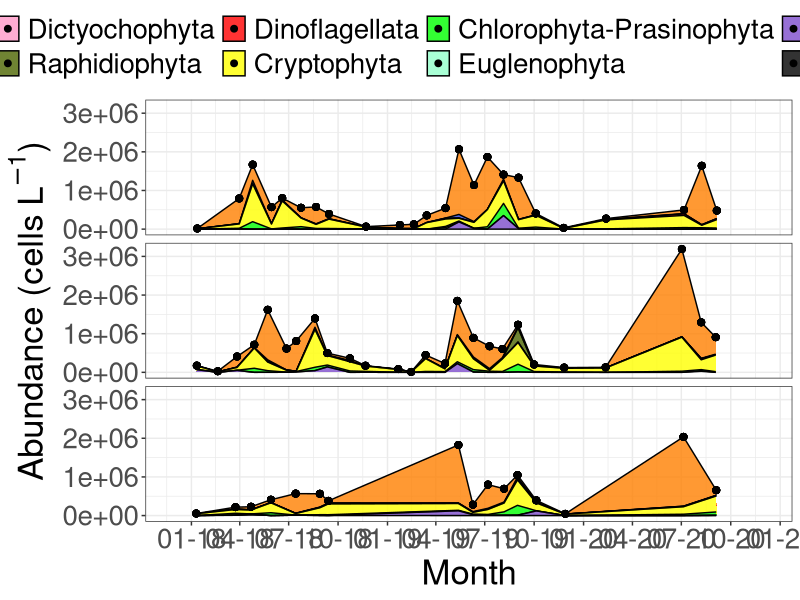
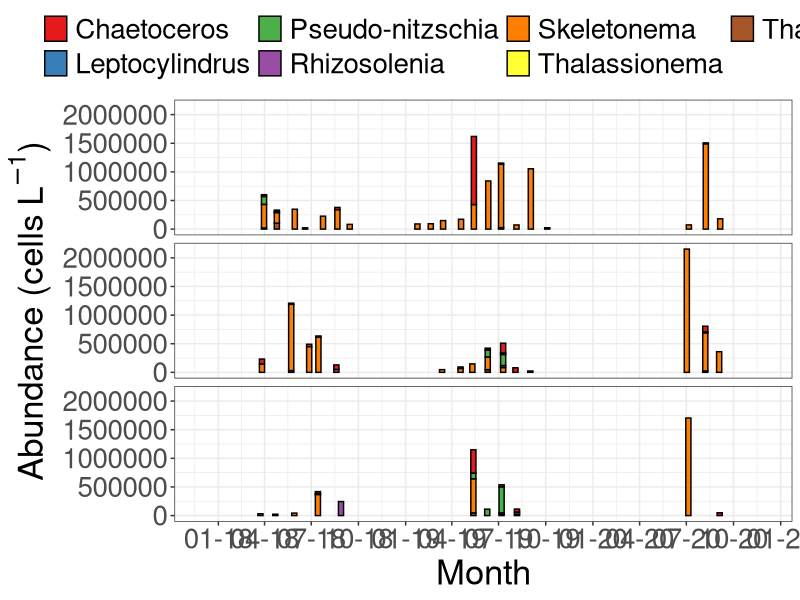
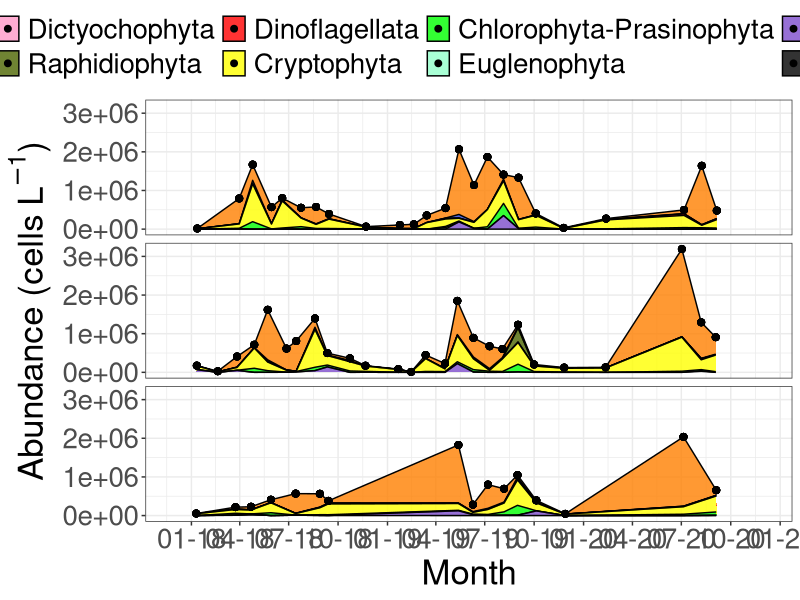
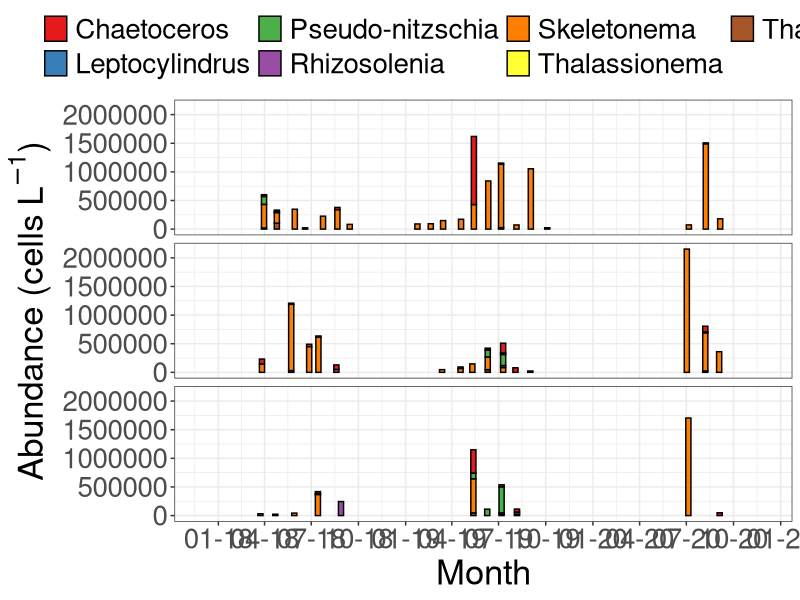

These charts were generated, in order, by the following R code: (Note: this script raises an error after producing the figures.)
## ---- chunk 1
#Load packages
library(tidyverse)
library(patchwork)
library(here)
library(readr)
## ---- chunk 2
#Upload output from OBIS taxonomy matching/formatting
micro <- read_csv(here("output_worms_matching", "calvert_2018_2020.csv"))

micro$date <- as.Date(micro$date, "%Y-%m-%d")

## ---- chunk 3
#Selecting pertinent columns.
micro <- micro %>% 
  select(date, site_id, group, scientificName, AphiaID, 
         scientificName_accepted = valid_name, 
         rank, kingdom:genus, lifeStage:identificationRemark,
         count = counts)
## ---- chunk 4
#Chaetoceros is missing Louis group - adding here but need to go back and fix in original file

micro <- micro %>% 
  mutate(group = case_when(scientificName == "Chaetoceros" ~
                             "Bacillariophyta",
                           TRUE ~ as.character(group)))

#Checking distinct group/species
micro_distinct <- micro %>% 
  distinct(group, scientificName) %>% 
  arrange(group)

#Interesting - unknown flagallete bearing and unknown very small flagellate should probably be summed/grouped in original sheets. I wonder if this is a difference between sheets or if both existed, and I didn't account for this. Only the 2020 qu39 data had any counts for this - so they would have been removed from the other sheets, but kept here. I need to fix this - although it might not be an issue, as I class it as protozoa, so wouldn't it just be grouped in the obis matching stage? Hmm need to think about this.


#making group for protozoa chlorophyta as unknown
micro_distinct_fix <- micro_distinct %>%
  mutate(group = case_when(scientificName == "Protozoa" & 
                             group == "Unknown flagellae-bearing cells" ~
                             "Unknown_flagellate",
                           scientificName == "Protozoa" & 
                             group == "Unknown very small flagellated species" ~
                             "Unknown_flagellate",
                           scientificName == "Protozoa" & 
                             group == "Dinoflagellata" ~
                             "Unknown_Dinophyceae?",
                           scientificName == "Protozoa" & 
                             group == "Chlorophyta" ~
                             "Unknown_Chlorophyta?",
                           scientificName == "Protozoa" & 
                             group == "Chlorophyta-Prasinophyta" ~
                             "Unknown_Chlorophyta?",
                           TRUE ~ as.character(group)))

micro <- micro %>%
  mutate(group = case_when(scientificName == "Protozoa" & 
                             group == "Unknown flagellae-bearing cells" ~
                             "Unknown_flagellate",
                           scientificName == "Protozoa" & 
                             group == "Unknown very small flagellated species" ~
                             "Unknown_flagellate",
                           scientificName == "Protozoa" & 
                             group == "Dinoflagellata" ~
                             "Unknown_Dinophyceae?",
                           scientificName == "Protozoa" & 
                             group == "Chlorophyta" ~
                             "Unknown_Chlorophyta?",
                           scientificName == "Protozoa" & 
                             group == "Chlorophyta-Prasinophyta" ~
                             "Unknown_Chlorophyta?",
                           TRUE ~ as.character(group)))

micro <- micro %>%
  mutate(group = case_when(group == "Chlorophyta" ~ "Chlorophyta-Prasinophyta",
                           group == "Dictyophyta" ~ "Dictyochophyta",
                           group == "Haptophyta" ~ "Prymnesiophyta-Haptophyta",
                           TRUE ~ as.character(group)))

## ---- chunk 5
#Designating photosynthetic species - Dictyochophyta was different in one sheet and needed to be added also:
  #Prymnesiophyta-Haptophyta
  #Chlorophyta-Prasinophyta

#Actually, need to fix these things earlier as I sum groups and these differences will not let thier counts be summed.

micro <- micro %>% 
  mutate(trophicStatus = case_when(group == "Bacillariophyta" ~ "auto",
                                   group == "Chlorophyta" ~ "auto",
                                   group == "Chlorophyta-Prasinophyta" ~ "auto",
                                   group == "Choanoflagellata" ~ "hetero",
                                   group == "Chrysophyta" ~ "auto",
                                   group == "Ciliophora" ~ "hetero",
                                   group == "Cryptophyta" ~ "auto",
                                   group == "Cyanobacteria" ~ "auto",
                                   group == "Dictyophyta" ~ "auto",
                                   group == "Dictyochophyta" ~ "auto",
                                   group == "Dinoflagellata" ~ "auto",
                                   group == "Ebriidea" ~ "hetero",
                                   group == "Euglenophyta" ~ "auto",
                                   group == "Haptophyta" ~ "auto",
                                   group == "Prymnesiophyta-Haptophyta" ~ "auto",
                                   group == "Kinetoplastidea" ~ "hetero",
                                   group == "Metazoa" ~ "hetero",
                                   group == "Raphidiophyta" ~ "auto",
                                   group == "Unknown_flagellate" ~ "auto",
                                   group == "Unknown_Chlorophyta?" ~ "auto",
                                   group == "Unknown_Dinophyceae?" ~ "auto")) %>% 
  select(date, site_id, trophicStatus, group, scientificName, 
         AphiaID, scientificName_accepted:count)

trophic_check <- micro %>% 
  distinct(group, trophicStatus) %>% 
  arrange(trophicStatus)
## ---- chunk 6
#Selecting autotrophic groups from class level specifications above. Too coarse for dinos.


#Can't figure out how to make this work with multiple stations. Trying each separately and binding
micro_sum_dfo2 <- micro %>%
  filter(trophicStatus == "auto" &
          site_id == "DFO2") %>% 
  complete(date, group) %>% # make each day have all species, even if not observed (for joining)
  group_by(date, group) %>% 
  summarise(sum = sum(count)) %>% #sum counts for each grouping/class
  ungroup() %>% 
  arrange(date, group) %>% 
  mutate(sum = replace_na(sum, 0),
         site_id = "DFO2") #replace NAs, created by complete, with 0s

micro_sum_kc10 <- micro %>%
  filter(trophicStatus == "auto" &
          site_id == "KC10") %>% 
  complete(date, group) %>% # make each day have all species, even if not observed (for joining)
  group_by(date, group) %>% 
  summarise(sum = sum(count)) %>% #sum counts for each grouping/class
  ungroup() %>% 
  arrange(date, group) %>% 
  mutate(sum = replace_na(sum, 0),
         site_id = "KC10") #replace NAs, created by complete, with 0s

micro_sum_qcs01 <- micro %>%
  filter(trophicStatus == "auto" &
          site_id == "QCS01") %>% 
  complete(date, group) %>% # make each day have all species, even if not observed (for joining)
  group_by(date, group) %>% 
  summarise(sum = sum(count)) %>% #sum counts for each grouping/class
  ungroup() %>% 
  arrange(date, group) %>% 
  mutate(sum = replace_na(sum, 0),
         site_id = "QCS01") #replace NAs, created by complete, with 0s


micro_sum <- rbind(micro_sum_dfo2, micro_sum_kc10, micro_sum_qcs01)
## ---- chunk 7
#Set order or groups for plotting

micro_sum$group <- factor(micro_sum$group,
                         levels = c("Bacillariophyta", #Y
                                    "Chrysophyta", #Y
                                    "Dictyochophyta", #Y
                                    "Raphidiophyta", #Y
                                    "Dinoflagellata", #Y
                                    "Cryptophyta",#Y
                                    "Chlorophyta-Prasinophyta", #Y 
                                    "Euglenophyta", #Y
                                    "Prymnesiophyta-Haptophyta", #Y 
                                    "Cyanobacteria", #Y
                                    "Unknown_Chlorophyta?", #Y
                                    "Unknown_Dinophyceae?", #Y
                                    "Unknown_flagellate" #Y
                                    ))
## ---- chunk 8
#Setting colour pallete for microscopy data - roughly comparable to chemtax data
color_palette_micro <- c("#ff8000", #Diatoms 
                   "#2642D5", #Chrysophytes
                   "#ff99c7", #Dicto (same color as chryso as same pig. group)
                   "#4d6600", #Raph
                   "#ff0000", #Dino
                   "#ffff00", #Crypto
                   "#00ff00", #Chloro (chloro and eugleno same colour, same pig. group)
                   "#93FFCA", #Eugleno
                   "#7d4dcc", #Hapto
                   "#000000"  #Cyano
                   )

#Set month labels for plot
month_labels_5 <- rep(c('J','F','M','A','M','J','J','A','S','O','N','D'), 5)

month_labels <- c('J','F','M','A','M','J','J','A','S','O','N','D')
## ---- chunk 9

startTime <- as.Date("2017-12-01")
endTime <- as.Date("2020-11-30")
startEnd <- c(startTime, endTime)


micro_sum %>% 
  filter(date > "2018-01-01" & date < "2020-12-31" &
         !group == "Unknown_Chlorophyta?" &
         !group == "Unknown_Dinophyceae?" &
         !group == "Unknown_flagellate") %>%
  group_by(date, site_id) %>% 
  mutate(sum_all = sum(sum, na.rm = TRUE)) %>% 
  ggplot(aes(x = date, y = sum, group = group, fill = group)) +
  geom_area(position = "stack", alpha = 0.8, size = 0.5, colour = "black") +
  geom_point(aes(x = date, y = sum_all), size = 2) +
  scale_fill_manual(values = color_palette_micro) +
  scale_x_date(limits = startEnd,
               breaks = scales::date_breaks("3 month"),
               labels = scales::date_format("%m-%y")) +
  facet_wrap(~ site_id, ncol = 1) +
  theme_bw() +
  theme(legend.position = "top",
        legend.direction = "horizontal",
        legend.title = element_blank(),
        text = element_text(size = 11),
        strip.background = element_blank(),
        strip.text = element_blank()) + 
  labs(x = "Month",
           y = bquote("Abundance (cells" ~ L^-1*")")) +
  theme(text = element_text(size = 25)) 

ggsave(here("figures", "Calvert.png"), width = 17, height = 15, dpi = 300)

## ---- chunk 10
micro_diat_dfo <- micro %>% 
  filter(site_id == "DFO2" &
           group == "Bacillariophyta" & count > 20000 & !is.na(genus)) %>% 
  group_by(date, genus) %>% 
  summarise(count_sum = sum(count)) %>% 
  ungroup() %>% 
  complete(date, genus) %>% 
  arrange(date, count_sum) %>% 
  mutate(site_id = "DFO2")

micro_diat_kc10 <- micro %>% 
  filter(site_id == "KC10" &
           group == "Bacillariophyta" & count > 20000 & !is.na(genus)) %>% 
  group_by(date, genus) %>% 
  summarise(count_sum = sum(count)) %>% 
  ungroup() %>% 
  complete(date, genus) %>% 
  arrange(date, count_sum) %>% 
  mutate(site_id = "KC10")

micro_diat_qcs01 <- micro %>% 
  filter(site_id == "QCS01" &
           group == "Bacillariophyta" & count > 20000 & !is.na(genus)) %>% 
  group_by(date, genus) %>% 
  summarise(count_sum = sum(count)) %>% 
  ungroup() %>% 
  complete(date, genus) %>% 
  arrange(date, count_sum) %>% 
  mutate(site_id = "QCS01")

micro_diat <- rbind(micro_diat_dfo, micro_diat_kc10, micro_diat_qcs01)

micro_diat %>% 
  ggplot(aes(date, count_sum, fill = genus)) +
  geom_bar(position = "stack", stat = "identity", color = "black", width = 10) +
  scale_fill_brewer(palette = "Set1") +
  scale_x_date(limits = startEnd,
               breaks = scales::date_breaks("3 month"),
               labels = scales::date_format("%m-%y")) +
  facet_wrap(~ site_id, ncol = 1) +
  theme_bw() +
  theme(legend.position = "top",
        legend.direction = "horizontal",
        legend.title = element_blank(),
        text = element_text(size = 11),
        strip.background = element_blank(),
        strip.text = element_blank()) + 
  labs(x = "Month",
       y = bquote("Abundance (cells" ~ L^-1*")")) +
  theme(text = element_text(size = 25)) 
  
ggsave(here("figures", "Calvert_diat_species.png"), 
        width = 17, height = 15, dpi = 300)
## ---- chunk 11
micro %>% 
 filter(group == "Chlorophyta-Prasinophyta" &
           date > "2016-01-01" &
           date < "2016-12-31") %>%
  complete(date, group, scientificName_accepted) %>% 
  mutate(count = replace_na(count, 0)) %>%  
  ggplot(aes(date, count, fill = scientificName_accepted)) +
  geom_bar(position = "stack", stat = "identity", color = "black", width = 3) +
  scale_x_date(limits = startEnd_1,
               breaks = scales::date_breaks("1 month"),
               labels = scales::date_format("%m")) +
  scale_fill_brewer(palette = "Spectral",
                      name = "Genus, > 20000 cells") +
  theme_bw() +
  labs(y = bquote("Abundance (cells" ~ L^-1*")")) +
  theme(legend.position = c(0.13, 0.5),
        legend.background =  element_blank(),
        axis.title.x = element_blank(),
        axis.text.x = element_blank(),
        axis.title.y = element_blank(),
        text = element_text(size = 25))

